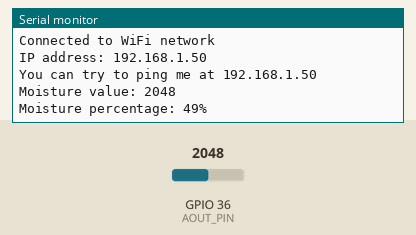
Simulated run of this sketch. Board: ESP32. On the bench: the last lines printed to the serial monitor. Inputs (shaded band) come from the test bench; at power-on: GPIO 36 (AOUT_PIN) = 2048. WiFi joins after 1.5 s; servers stay silent unless stated.

Above: at 2.7 s.
2.8 s: GPIO 36 (AOUT_PIN) set to 2866
At 7.7 s:
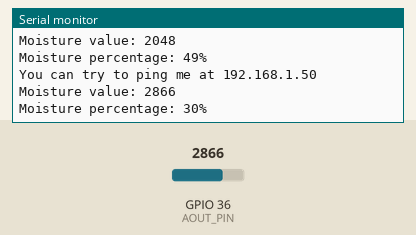
8.8 s: GPIO 36 (AOUT_PIN) set to 3603
At 12.4 s:
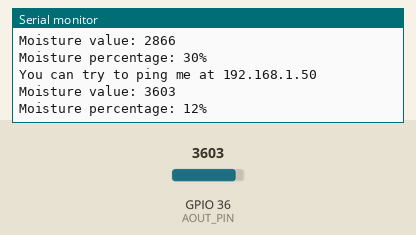
Timing chart, 0 to 13.9 s (numbered marks = the images above; inputs shaded):
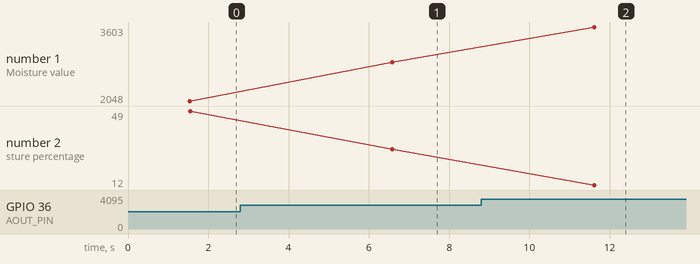

Measured:
- after the input at 2.8 s, the serial monitor: prints a new line after 3.8 s (image 1)
- after the input at 8.8 s, the serial monitor: prints a new line after 2.8 s (image 2)
- plotted number 1: 2048 → 2866 after the input at 2.8 s, 2866 → 3603 after the input at 8.8 s
- plotted number 2: 49 → 30 after the input at 2.8 s, 30 → 12 after the input at 8.8 s

The sketch:

stream-to-arduinoide.ino
```cpp
#include <WiFi.h>

// Wifi network name and password
const char* ssid = "KristenP";
const char* password = "38289149";

// ESP32 pin GIOP36 (ADC0) that connects to AOUT pin of moisture sensor
#define AOUT_PIN 36

void setup() {
  // Open serial port with data rate = 9600 bits per sec
  Serial.begin(9600);
  // Connect to wifi
  WiFi.begin(ssid, password);
  Serial.print("Connecting to WiFi");

  while (WiFi.status() != WL_CONNECTED) {
    Serial.print(".");
    delay(500);
  }

  Serial.println("\nConnected to WiFi network");
  Serial.print("IP address: ");
  Serial.println(WiFi.localIP());
}

void loop() {
  if ((WiFi.status() == WL_CONNECTED)) { // Check wifi connection
    Serial.print("You can try to ping me at ");
    Serial.println(WiFi.localIP());

    // Print soil moisture reading
    int moistureValue = analogRead(AOUT_PIN); // read the analog value from sensor
    Serial.print("Moisture value: ");
    Serial.println(moistureValue);
    int moisturePercentage = (4095 - moistureValue) * 100 / 4095; // 4095 as observed is max value for DRY
    Serial.print("Moisture percentage: ");
    Serial.print(moisturePercentage);
    Serial.println("%");

    delay(5000); // Get new sensor reading every 5 secs
  }
  else {
    Serial.println("Connection lost");
  }
}
```
